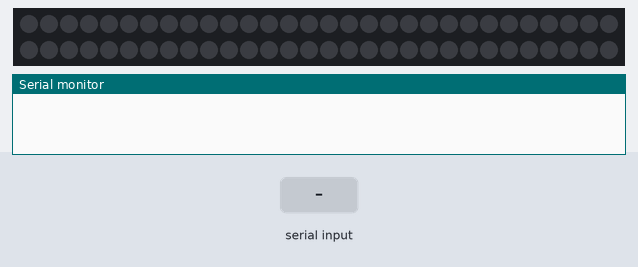
Bench run of a sketch on a simulated Arduino Uno, built with avr-gcc and run on an emulated ATmega328P. Parts: 60 RGB LEDs in strip order, left to right, continuing on the next row, the last lines printed to the serial monitor. Inputs (shaded band) come from the test bench. Dim RGB values are drawn brighter than linear; random numbers use the default seed unless the sketch sets one.

Above: at 1.2 s.
1.3 s: "90,45\n" received over Serial
At 2.1 s:
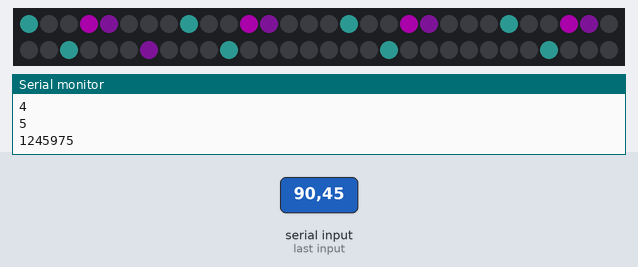
2.8 s: "30,150\n" received over Serial
4.3 s: "1\n" received over Serial
5.8 s: "5\n" received over Serial
7.3 s: "90\n" received over Serial
At 7.8 s:
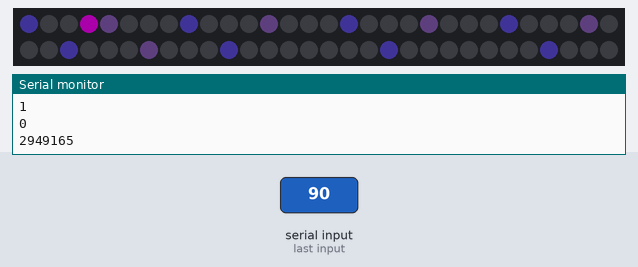
8.8 s: "200\n" received over Serial
Timing chart, 0 to 11.3 s (numbered marks = the images above; inputs shaded):
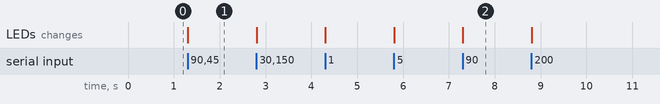

Measured:
- after the input at 1.3 s, the LEDs: change at once (image 1)
- after the input at 7.3 s, the LEDs: change at once (image 2)

The sketch:

visualizer.ino
```cpp
#include <Adafruit_NeoPixel.h>

#define PIN 6
Adafruit_NeoPixel strip = Adafruit_NeoPixel(60, PIN, NEO_GRB + NEO_KHZ800);
String inString ="";
char inChar ='!';
int n;
void setup() {
  strip.begin();
  strip.show(); // Initialize all pixels to 'off'
  Serial.begin(115200);
  }

  void loop() {

  while (Serial.available() > 0) {
      inChar = Serial.read();
      inString += inChar;
      uint32_t a,off;
      int r1,r2,r3;
      a=strip.Color(2,23,45);
      if (inChar == '\n') {
         int i=0;
         for (i=0;i<inString.length()-1;i++){
         if (i%2 ==1) {
             a=strip.Color(45,0,45);}
         else {
               r1=random(25);
               r2=random(25);
               r3=random(25);
               a=strip.Color(r1,r2,r3);}
         n = inString[i] - '0';
         mod_col(i, n, a);
  }

         strip.show();

         inString = "";
     } }
  }

   void mod_col(int col, int val, uint32_t c)
        {
          int i;
          Serial.println(col);
          Serial.println(val);
          Serial.println(c);
          for (i=0;i<=val;i++)
              {strip.setPixelColor(col+8 *i,c);
          }
          for (i=val;i<=5;i++){
            strip.setPixelColor(col+8 * i, strip.Color(0,0,0));
          }

        }


   void mod_off(uint32_t off)
       {int i;
          for (i=0;i<=39;i++)
              {strip.setPixelColor(i,off);}
       }
```
